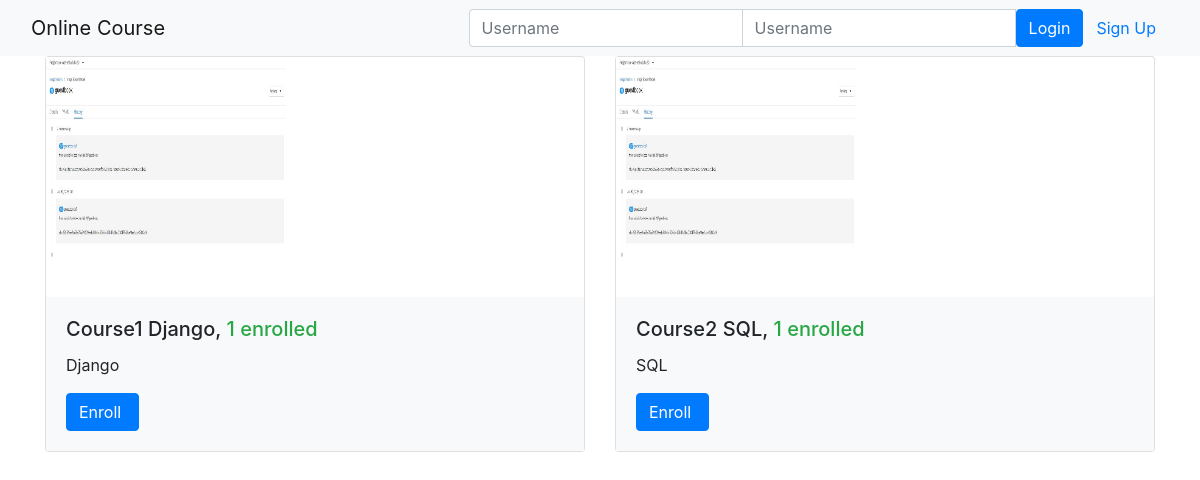
Page /onlinecourse/ on the earlier database version.
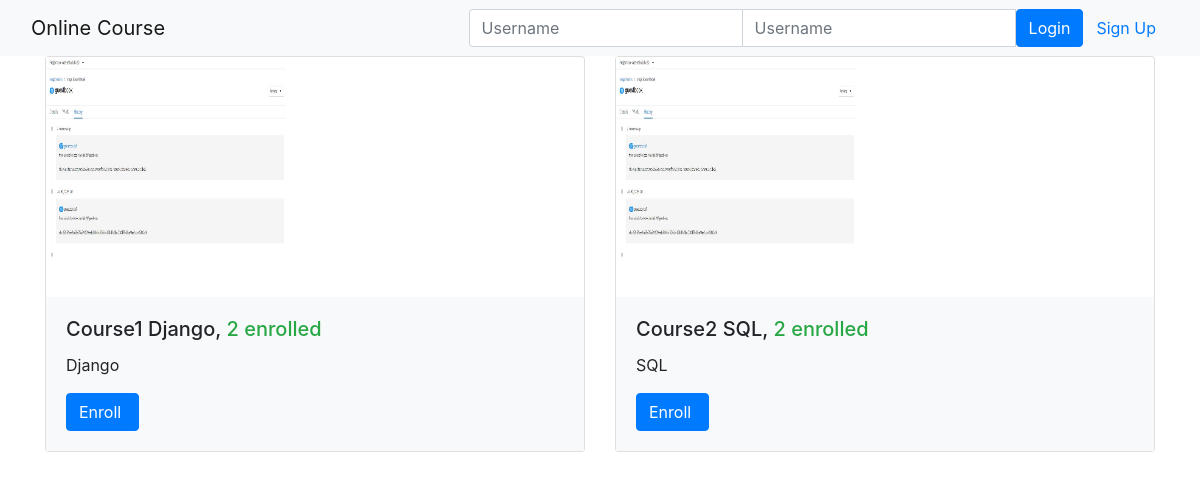
Same page on the later database version.
### onlinecourse/models.py (models this page shows, shortened)
class Course(models.Model):
    name = models.CharField(null=False, max_length=30, default='online course')
    image = models.ImageField(upload_to='course_images/')
    description = models.CharField(max_length=1000)
    pub_date = models.DateField(null=True)
    instructors = models.ManyToManyField(Instructor)
    users = models.ManyToManyField(settings.AUTH_USER_MODEL, through='Enrollment')
    total_enrollment = models.IntegerField(default=0)
    is_enrolled = False

### onlinecourse/views.py (the view)
class CourseListView(generic.ListView):
    template_name = 'onlinecourse/course_list_bootstrap.html'
    context_object_name = 'course_list'
    def get_queryset(self):
        user = self.request.user
        courses = Course.objects.order_by('-total_enrollment')[:10]
        for course in courses:
            if user.is_authenticated:
                course.is_enrolled = check_if_enrolled(user, course)
        return courses

### onlinecourse/templates/onlinecourse/course_list_bootstrap.html (shortened to what this page needs)
<!DOCTYPE html>
<html lang="en">
<head>
    {% load static %}
    <link rel="stylesheet" href="https://maxcdn.bootstrapcdn.com/bootstrap/4.5.2/css/bootstrap.min.css">
</head>
<body>
    <nav class="navbar navbar-light bg-light">
        <div class="container-fluid">
            <div class="navbar-header">
                  <a class="navbar-brand" href="#">Online Course</a>
            </div>
            <ul class="nav navbar-nav navbar-right">
                {% if user.is_authenticated %}
                <li>
                    <a class="btn btn-link" href="#">{{ user.first_name }}({{ user.username }})</a>
                    <a class="btn btn-link" href="{% url 'onlinecourse:logout' %}">Logout</a>
                </li>
                {% else %}
                <li>
                    <form class="form-inline" action="{% url 'onlinecourse:login' %}" method="post">
                        <div class="input-group">
                            <input type="text" class="form-control" placeholder="Username" name="username" >
                            <input type="password" class="form-control" placeholder="Username" name="psw" >
                            <button class="btn btn-primary" type="submit">Login</button>
                            <a class="btn btn-link" href="{% url 'onlinecourse:registration' %}">Sign Up</a>
                        </div>
                    </form>
                </li>
                {% endif %}
            </ul>
        </div>
    </nav>
    {% if course_list %}
        <div class="container">
            <div class="card-deck">
                {% for course in course_list %}
                         <div class="card" style="width: 36rem;">
                          <img class="card-img-left" src="{{MEDIA_URL}}/{{ course.image }}" width="240px" height="240px"
                               alt="Course image">
                          <div class="card-body bg-light">
                              <h5 class="card-title">{{ course.name }}, <span class="text-success">
                                  {{ course.total_enrollment}} enrolled</span></h5>
                            <p class="card-text">{{ course.description}}</p>
                            <form action="{% url 'onlinecourse:enroll' course.id %}" method="post">
                                  <input class="btn btn-primary"  type="submit"
                                         value="{% if course.is_enrolled %}Enter{% else %}Enroll{% endif %} ">
                            </form>
                          </div>
                        </div>
                {% endfor %}
            </div>
        </div>
    {% else %}
        <p>No courses are available.</p>
    {% endif %}
</body>
</html>

Differences in the rows shown:
changed Course "Course1 Django": total_enrollment "1" → "2"
changed Course "Course2 SQL": total_enrollment "1" → "2"
